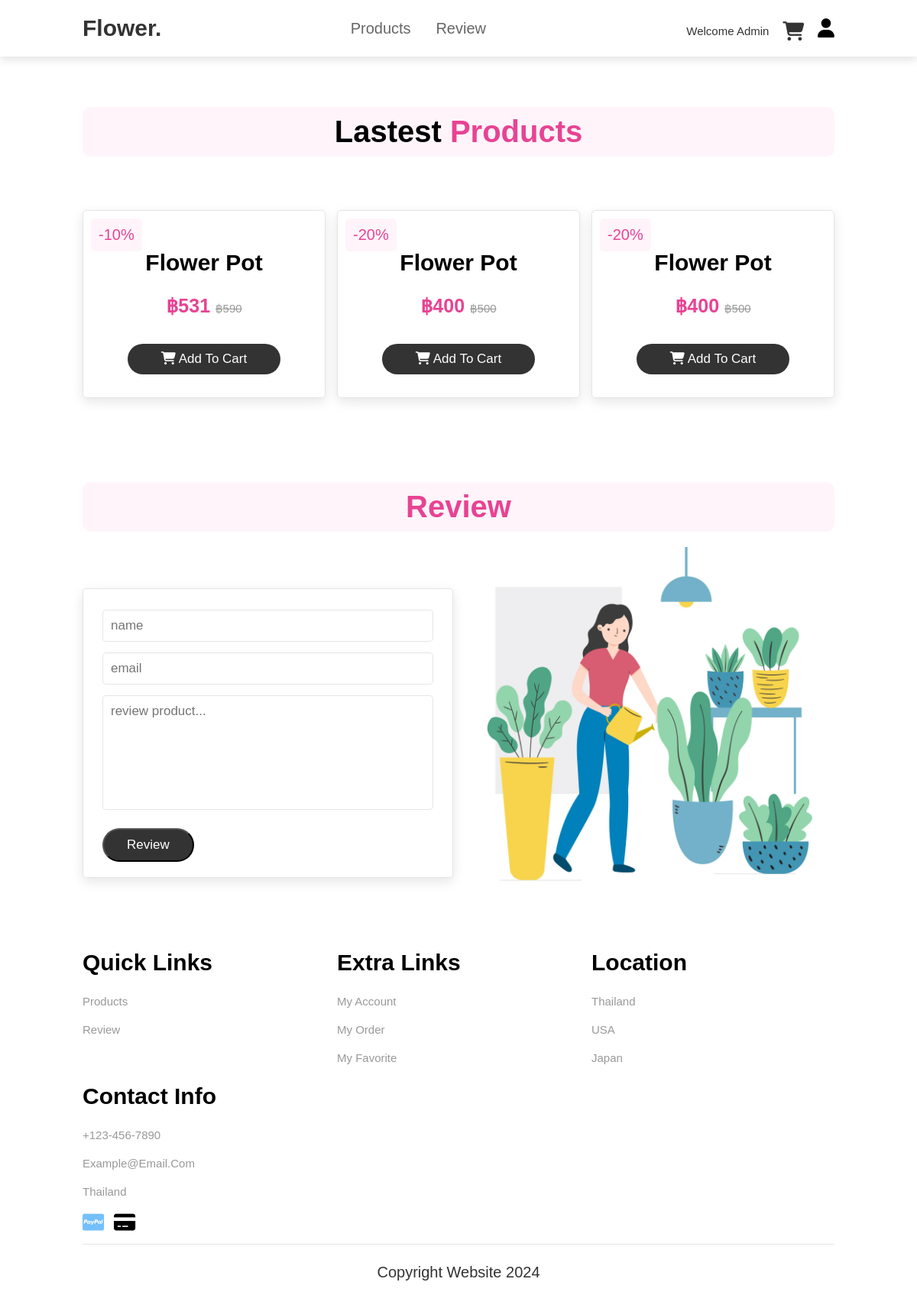
The page /shop.php (signed in) on the database its author committed.
### tables this page shows
CREATE TABLE `customers` (
  `id` int NOT NULL,
  `firstname` varchar(255) NOT NULL,
  `lastname` varchar(255) NOT NULL,
  `email` varchar(255) NOT NULL,
  `password` varchar(255) NOT NULL
);

CREATE TABLE `section_products` (
  `id` int NOT NULL,
  `heading` varchar(255) NOT NULL,
  `price` float NOT NULL,
  `discount` float NOT NULL,
  `picture` varchar(255) NOT NULL
);

CREATE TABLE `section_footer` (
  `id` int NOT NULL,
  `footer` varchar(255) NOT NULL
);

### data_index.php (called while the page is built, shortened)
<?php
    $stmt4 = $conn->prepare("SELECT * FROM section_products");
    $stmt4->execute();
    $row4 = $stmt4->fetchAll(PDO::FETCH_ASSOC);
    $stmt6 = $conn->prepare("SELECT * FROM section_footer");
    $stmt6->execute();
    $row6 = $stmt6->fetchAll(PDO::FETCH_ASSOC);
?>

### shop.php (the view, shortened to what this page needs)
<?php
require('./backend/config.php');
include('data_index.php');
if (isset($_SESSION['login'])) {
    $id = $_SESSION['login'];
    $dataCustomer = $conn->prepare("SELECT * FROM customers WHERE id=:id");
    $dataCustomer->bindParam('id', $id);
    $dataCustomer->execute();
    $row = $dataCustomer->fetch(PDO::FETCH_ASSOC);
} else {
    header('location: login.php');
}
?>
<!DOCTYPE html>
<html lang="en">
<head>
    <link rel="stylesheet" href="./css/style.css">
    <link rel="stylesheet" href="https://cdnjs.cloudflare.com/ajax/libs/font-awesome/6.5.2/css/all.min.css">
</head>
<body>
    <header>
        <a href="#" class="logo">flower<span>.</span></a>
        <nav class="navbar">
            <a href="#products">Products</a>
            <a href="#review">Review</a>
        </nav>
        <div class="icons">
            <a style="font-size: 1.5rem;">welcome <?= $row['firstname'] ?></a>
            <a href="cart.php" class="fas fa-shopping-cart"></a>
            <div class="dropdown" id="dropdown">
                <button class="dropdown-toggle fas fa-user" type="button" onclick="toggleDropdown()"></button>
            </div>
        </div>
    </header>
    <section class="products" id="products" style="margin-top: 10rem;">
        <h1 class="heading"> lastest <span>Products</span> </h1>
        <div class="box-container">
            <?php foreach ($row4 as $result) : ?>
                <div class="box">
                    <?php if ($result['discount'] > 0) { ?>
                        <span class="discount">-<?= $result['discount']; ?>%</span>
                    <?php } else { ?>
                        <span style="display: none;"></span>
                    <?php } ?>
                    <div class="image">
                    </div>
                    <div class="content">
                        <h2 class="h2"><?= $result['heading']; ?></h2>
                        <?php if ($result['discount'] > 0) { ?>
                            <div class="price">฿<?= $result['price'] * (100 - $result['discount']) / 100; ?> <span>฿<?= $result['price']; ?></span> </div>
                        <?php } else { ?>
                            <div class="price">฿<?= $result['price'] * (100 - $result['discount']) / 100; ?> </div>
                        <?php } ?>
                    </div>
                    <div class="button-add">
                        <a class="btn add-to-cart-btn" data-id="<?= $result['id']; ?>"><i class="fa-solid fa-cart-shopping"></i> add to cart</a>
                    </div>
                </div>
            <?php endforeach; ?>
        </div>
    </section>
    <section class="contact" id="review">
        <h1 class="heading"> <span>review</span> </h1>
        <div class="row">
            <form action="#" method="post">
                <input type="text" name="name" placeholder="name" class="box" required>
                <input type="email" name="email" placeholder="email" class="box" required>
                <textarea name="message" class="box" placeholder="review product..." cols="30" rows="10" required></textarea>
                <input type="submit" name="reviews" value="review" class="btn">
            </form>
            <div class="image">
                <img src="./src/contact.jpg" alt="">
            </div>
        </div>
    </section>
    <section class="footer">
        <div class="box-container">
            <div class="box">
                <h2 class="h2">quick links</h2>
                <a href="#products">products</a>
                <a href="#review">review</a>
            </div>
            <div class="box">
                <h2 class="h2">extra links</h2>
                <a href="#">my account</a>
                <a href="#">my order</a>
                <a href="#">my favorite</a>
            </div>
            <div class="box">
                <h2 class="h2">location</h2>
                <a href="#">thailand</a>
                <a href="#">USA</a>
                <a href="#">japan</a>
            </div>
            <div class="box">
                <h2 class="h2">contact info</h2>
                <a href="#">+123-456-7890</a>
                <a href="#">example@email.com</a>
                <a href="#">Thailand</a>
                <i class="fa-brands fa-cc-paypal" style="color: #74C0FC;"></i>
                <i class="fa-solid fa-credit-card"></i>
            </div>
        </div>
        <?php foreach ($row6 as $result) : ?>
            <div class="credit"> <?= $result['footer'];  ?> </div>
        <?php endforeach; ?>
    </section>
</body>
</html>

### css/style.css (style rules this page uses)
:root { --pink:#e84393; }
* { margin: 0; padding: 0; box-sizing: border-box; text-decoration: none; text-transform: capitalize; transition: .2s; font-family: Verdana, Geneva, Tahoma, sans-serif; }
html { font-size: 62.5%; scroll-behavior: smooth; scroll-padding-top: 6rem; overflow-x: hidden; }
section { padding: 2rem 9%; }
.h2 { font-size: 3rem; margin-bottom: 1.5rem; font-weight: bold; }
.heading { font-size: 4rem; text-align: center; padding: 1rem; margin: 2rem 0; background: rgba(255, 51, 153, .05); border-radius: 1rem; }
.heading span { font-size: 4rem; color: var(--pink); }
.btn { display: inline-block; margin-top: 1.5rem; border-radius: 5rem; background: #333; color: #fff; padding: 1rem 3rem; cursor: pointer; font-size: 1.7rem; }
header { position: fixed; top: 0; left: 0; right: 0; background: #fff; padding: 2rem 9%; display: flex; align-items: center; justify-content: space-between; z-index: 1000; box-shadow: 0 .5rem 1rem rgba(0,0,0,.1); }
header .logo { font-size: 3rem; color: #333; font-weight: bolder; }
header .navbar a { font-size: 2rem; padding: 0 1.5rem; color: #666; }
header .icons a { font-size: 2.5rem; color: #333; margin-left: 1.5rem; }
.dropdown { position: relative; display: inline-block; margin-left: 1.5rem; }
.dropdown-toggle { font-size: 2.5rem; background: none; border: none; cursor: pointer; }
.products .box-container { display: flex; flex-wrap: wrap; gap: 1.5rem; padding: 5rem 0; }
.products .box-container .box { flex: 1 1 30rem; border: .1rem solid rgba(0,0,0,.1); border-radius: .5rem; box-shadow: 0 .5rem 1.5rem rgba(0,0,0,.1); position: relative; }
.products .box-container .box .discount { position: absolute; top: 1rem; left: 1rem; padding: 1rem 1rem; font-size: 2rem; color: var(--pink); background: rgba(255, 51, 153, .05); z-index: 1; border-radius: .5rem; }
.products .box-container .box .image { text-align: center; padding-top: 2rem; overflow: hidden; position: relative; }
.products .box-container .box .content { padding: 2rem; text-align: center; }
.products .box-container .box .content .price { font-size: 2.5rem; color: var(--pink); font-weight: bolder; padding-top: 1rem; }
.products .box-container .box .content .price span { font-size: 1.5rem; color: #999; font-weight: lighter; text-decoration: line-through; }
.contact .row { display: flex; flex-wrap: wrap-reverse; gap: 1.5rem; align-items: center; }
.contact .row form { flex: 1 1 40rem; padding: 2rem 2.5rem; box-shadow: 0 .5rem 1.5rem rgba(0,0,0,.1); border: .1rem solid rgba(0,0,0,.1); border-radius: .5rem; background: #fff; }
.contact .row form .box { padding: 1rem; font-size: 1.7rem; color: #333; text-transform: none; border: .1rem solid rgba(0,0,0,.1); border-radius: .5rem; margin: .7rem 0; width: 100%; }
.contact .row form textarea { height: 15rem; resize: none; }
.contact .row .image { flex: 1 1 40rem; }
.contact .row .image img { width: 100%; border-radius: .5rem; }
.footer .box-container { display: flex; flex-wrap: wrap; gap: 1.5rem; }
.footer .box-container .box { flex: 1 1 25rem; }
.footer .box-container .box a { display: block; color: #999; font-size: 1.5rem; padding: 1rem 0; }
.footer .box-container .box i { font-size: 2.5rem; margin-top: 1rem; margin-right: 1rem; }
.footer .credit { text-align: center; padding: 1.5rem; margin-top: 1.5rem; padding-top: 2.5rem; font-size: 2rem; color: #333; border-top: .1rem solid rgba(0,0,0,.1); }
.fas.fa-shopping-cart { position: relative; }
.fas.fa-shopping-cart::before { position: relative; top: 4px; }
.button-add { display: flex; justify-content: center; align-items: center; margin-bottom: 30px; }
.button-add .btn { width: 200px; text-align: center; }

### rows shown on the page
customers: firstname "Admin"
section_products: discount "10", heading "Flower Pot", $result['price'] * (100 - $result['discount']) / 100 "531", price "590"
section_products: discount "20", heading "Flower Pot", $result['price'] * (100 - $result['discount']) / 100 "400", price "500"
section_products: discount "20", heading "Flower Pot", $result['price'] * (100 - $result['discount']) / 100 "400", price "500"
section_footer: footer "Copyright Website 2024"
